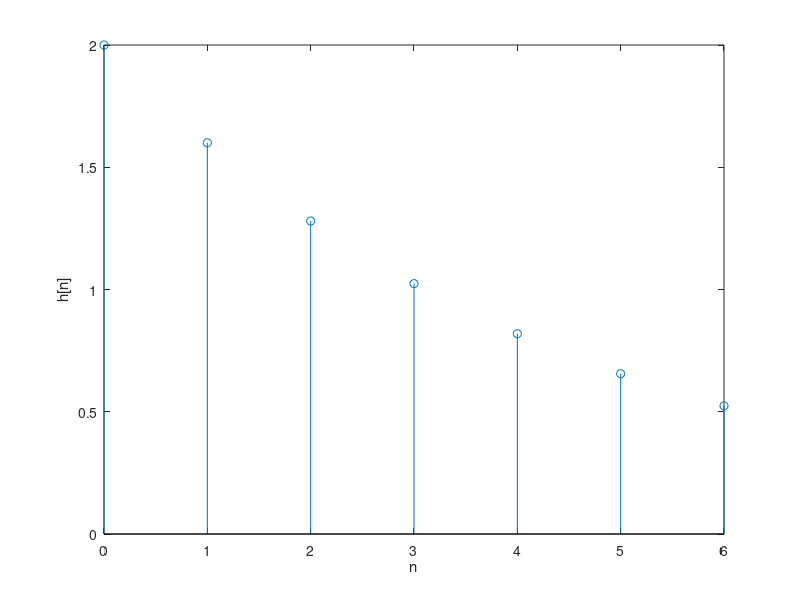

MATLAB code for this plot:
n=0:6; %definisikan indeks sampel n
h=2*0.8.^n; %tentukan nilai h terhadap n
stem(n,h);
xlabel('n');
ylabel('h[n]');